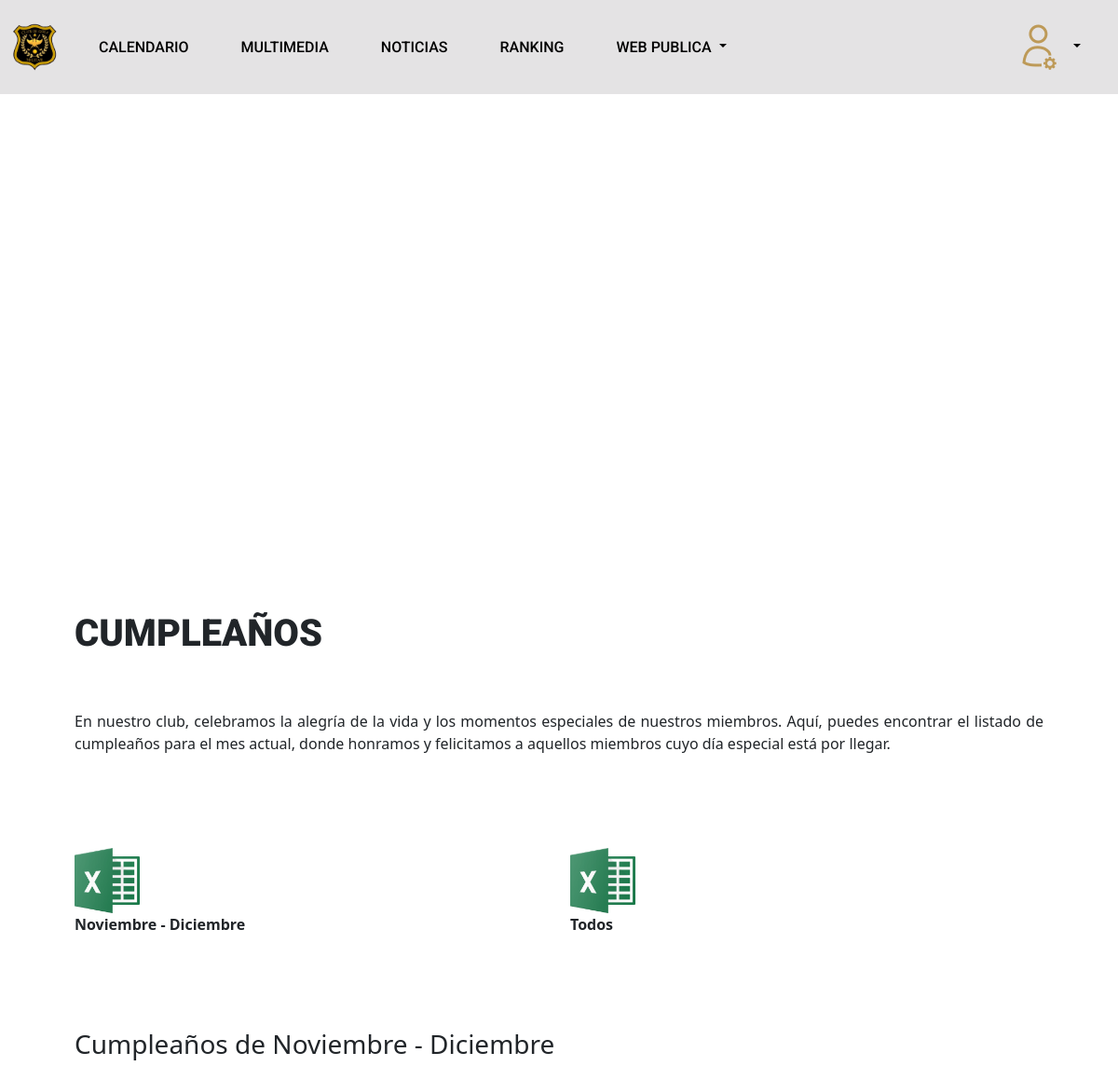
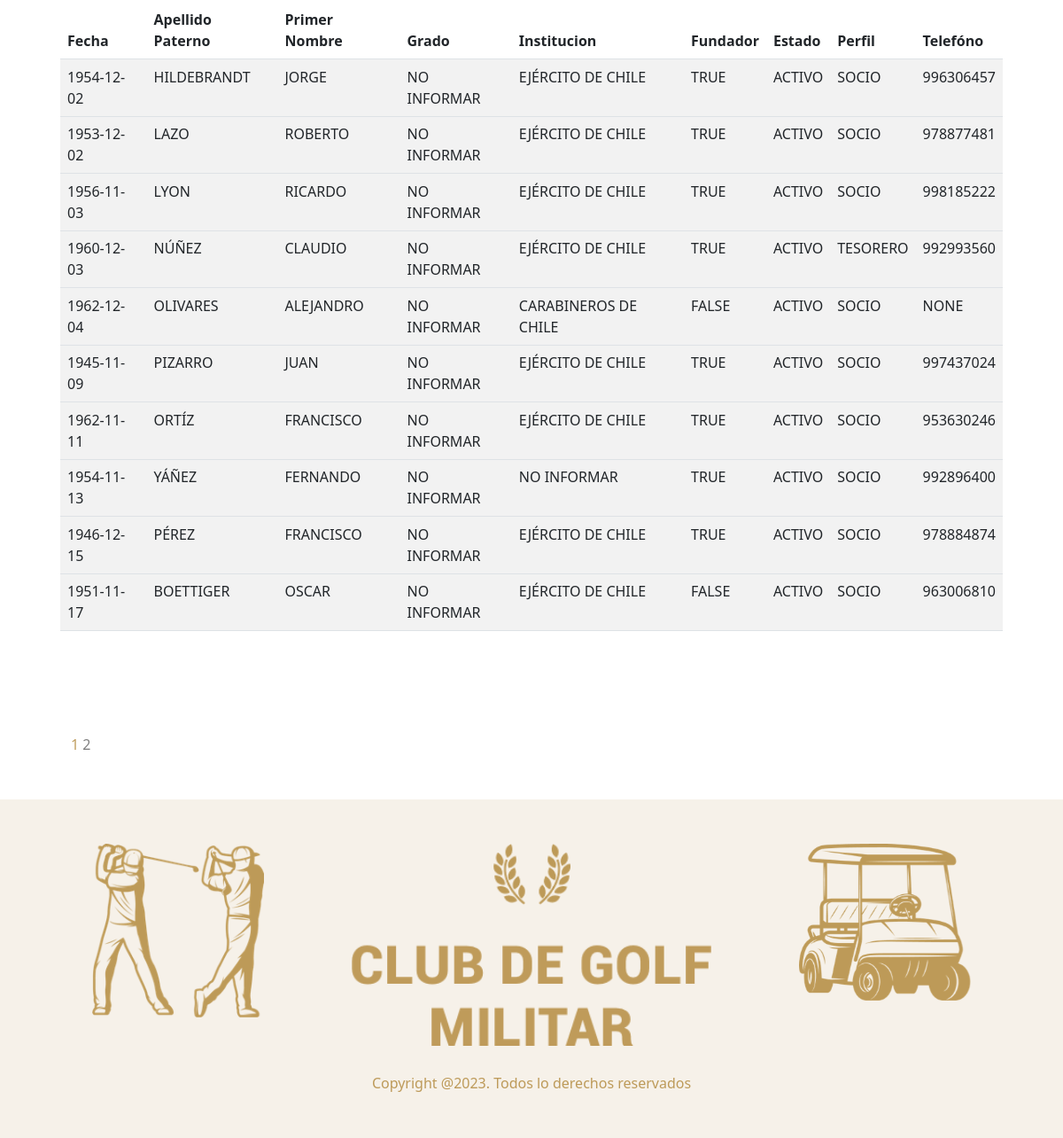
Screenshot of /cumpleanos (signed in) with the database file from the repository (2 pictures, top to bottom).
### socios/models.py (models this page shows, shortened)
class Paginas_Socio(models.Model):
    id = models.UUIDField(primary_key=True, default=uuid.uuid4, editable=False)
    tipo = models.CharField(max_length=20, choices= websSocio, default="B")
    img = models.ImageField(upload_to="Paginas_Socio/")
    titulo = models.CharField(max_length=200, blank=True, null=True)
    contenido = models.TextField(blank=True, null=True)
    file = models.FileField(upload_to="Paginas_Socio/files/", max_length=254, blank=True)
    tituloPestana = models.CharField(max_length=200, blank=True, null=True)
    class Meta:
        verbose_name = "Paginas_Socio"
        verbose_name_plural = "Paginas_Socios"
        ordering = ["titulo"]

### usuarios/models.py (models this page shows, shortened)
class Usuario(AbstractBaseUser):
    email                   = models.EmailField(verbose_name="email", max_length=255, unique=False, null=True)
    is_active               = models.BooleanField(default= True)  # para ingresar al login
    is_admin                = models.BooleanField(default= False) # para ingresar al admin
    rut                     = models.CharField(max_length=12,  unique=True, verbose_name="Rut")
    primer_nombre           = models.CharField(max_length=200, blank=True, null=False, verbose_name="Primer nombre")
    segundo_nombre          = models.CharField(max_length=200, blank=True, null=True, verbose_name="Segundo nombre")
    apellido_paterno        = models.CharField(max_length=200, blank=True, null=False, verbose_name="Apellido paterno")
    apellido_materno        = models.CharField(max_length=200, blank=True, null=False, verbose_name="Apellido materno")
    fecha_nacimiento        = models.DateField(blank=True, null=True, verbose_name="Fecha de nacimiento")
    telefono                = models.CharField(max_length=200,blank=True, null=True, verbose_name="Celular")
    sexo                    = models.CharField(max_length=1, choices=sexos, default="M", verbose_name="Genero")
    eCivil                  = models.CharField(max_length=30, choices=civil, default="NI", verbose_name="Estado Civil")
    perfil                  = models.CharField(max_length=20, choices=perfil, default="S") # ej. socio,invitado, capitan, tesorero...
    estado                  = models.CharField(max_length=20, choices=estado, default="A")  # en que estado se encuentra la cuenta ej. activa, inactiva, suspendida
    categoria               = models.CharField(max_length=20, choices=categoria, default="NI")  # en que estado se encuentra la cuenta ej. activa, inactiva, suspendida
    situacionEspecial       = models.BooleanField(default=False, verbose_name="Situación Especial")
    fundador                = models.BooleanField(default=False, verbose_name="Fundador")
    institucion             = models.CharField(max_length=20, choices=instituciones, default="NI",blank=True)  # en que estado se encuentra la cuenta ej. activa, inactiva, suspendida
    grado                   = models.CharField(max_length=5, choices=grados, default="NI", blank=True)  # en que estado se encuentra la cuenta ej. activa, inactiva, suspendida
    condicion               = models.CharField(max_length=20, choices=condicion, default="NI", blank=True)  # en que estado se encuentra la cuenta ej. activa, inactiva, suspendida
    profesion               = models.CharField(max_length=200, blank=True, null=True, verbose_name="Profesión")
    fecha_incorporacion     = models.DateField(blank=True, null=True, default=datetime.date.today, verbose_name="Fecha de incorporacion")
    direccion       = models.CharField(max_length=200, blank=True, null= True, verbose_name="Direccion")
    region          = models.CharField(max_length=50,choices= regiones, blank=True, default= ' ', verbose_name="Region")
    tiempoGracia    = models.IntegerField(default=30, verbose_name="Tiempo Gracia")
    objects = MyUserManager()
    USERNAME_FIELD = "rut"
    REQUIRED_FIELDS = ["email",'apellido_paterno','primer_nombre']

### capitan/views.py (the view)
# urls.py: path('cumpleanos', cumpleanos.as_view(), name= 'cumpleanos'),
class cumpleanos(CapitanMixin,TemplateView):
    template_name = "capitan/views/cumpleanos.html"
    def get_context_data(self, **kwargs):
        contexto = super().get_context_data(**kwargs)
        contexto["nameWeb"] = nameWeb
        dato = Paginas_Socio.objects.get(tipo ="Cump")
        contexto['value']  = dato
        contexto["title"] = dato.tituloPestana
        contexto['rol'] = self.request.user.perfil
        fecha_actual = datetime.now()
        month = fecha_actual.month
        next_month = fecha_actual.replace(month=month % 12 + 1, day=1)
        nombre_mes_actual = dict(MESES)[month]
        nombre_mes_proximo = dict(MESES)[next_month.month]
        contexto['mes'] = f"{nombre_mes_actual} - {nombre_mes_proximo}"
        listado = Usuario.objects.filter(
            fecha_nacimiento__month__in=[month, next_month.month]
        ).order_by('fecha_nacimiento__day')
        paginator = Paginator(listado, 10)
        page = self.request.GET.get('page')
        contexto['datos'] = paginator.get_page(page)
        return contexto

### socios/mixins.py (called while the page is built)
    def dispatch(self, request, *args, **kwargs):
        if request.user.perfil == "CAP" or request.user.perfil == "SUPER" :
            return super().dispatch(request, *args, **kwargs)
        else:
            return redirect('login')

### capitan/templates/capitan/views/cumpleanos.html (shortened to what this page needs)
{% extends "web/root/origin.html" %}
{% load static %}
{% static "" as baseUrl %}
{% block header %}
      {% include "socio/header/header_socios.html" %}
{% endblock %}
{% block body %}
 {% include "socio/banner/banner_general.html" %}
 {% include "web/front/front.html" %}
  <div class="container">
    <div class="row">
      <div class="col align-self-end">
        <div>
          <a class="navbar-brand"  href="{% url 'export_csv_cumpleanos_mes'%}"
            ><img src="{% static 'web/assets/logos/excel.png' %}"
          width="70px" /></a>
        </div>
        <div>
          <strong>{{mes}}</strong>
        </div>
      </div>
      <div class="col align-self-end">
        <div>
          <a class="navbar-brand"  href="{% url 'export_csv_cumpleanos'%}"
            ><img src="{% static 'web/assets/logos/excel.png' %}"
          width="70px" /></a>
        </div>
        <div>
          <strong>Todos</strong>
        </div>
      </div>
    </div>
  </div>
  {%if datos%}
  <div class="container marketing" id="links">
      <div class="row table-responsive" >
        <h3>Cumpleaños de {{mes}} </h3>
          <table class="table table-striped ">
            <thead>
              <tr>
                <th scope="col">Fecha</th>
                <th scope="col">Apellido Paterno</th>
                <th scope="col">Primer Nombre</th>
                <th scope="col">Grado</th>
                <th scope="col">Institucion</th>
                <th scope="col">Fundador</th>
                <th scope="col">Estado</th>
                <th scope="col">Perfil</th>
                <th scope="col">Telefóno</th>
              </tr>
            </thead>
            <tbody>
            {% for t in datos %}
              <tr>
                <td>{{ t.fecha_nacimiento | upper  }}</td>
                <td>{{ t.apellido_paterno  | upper   }}</td>
                <td>{{ t.primer_nombre | upper  }}</td>
                <td>{{ t.get_grado_display | upper  }}</td>
                <td>{{ t.get_institucion_display | upper  }}</td>
                <td>{{ t.fundador | upper  }}</td>
                <td>{{ t.get_estado_display| upper  }}</td>
                <td>{{ t.get_perfil_display | upper  }}</td>
                <td>{{ t.telefono | upper  }}</td>
              <tr>
             {% endfor%}
            </tbody>
          </table>
       </div>
      </div>
  {%else%}
  <div class="container marketing" id="links">
    <h3>No hay cumpleaños este mes</h3>
  </div>
  {%endif%}
  <div class="container marketing">
    <div class="row">
      <div class="col align-self-end">
        {% if datos %}
        <nav class="navigation pagination" role="navigation">
              <div class="nav-links">
                <span class="page-numbers current">
                    {{ datos.number }}
                </span>
               {% if datos.has_next %}
                <a class="next page-numbers" href="?page={{ datos.next_page_number }}{% if request.GET.buscar %}&buscar={{ request.GET.buscar}}{% endif %}">
                    {{ datos.next_page_number }}
                </a>
                {% endif %}
            </div>
        </nav>
        {% endif %}
      </div>
    </div>
  </div>
{% endblock %}

### web/templates/web/front/front.html (shortened to what this page needs)
{% load static %} {% static "" as baseUrl %}
<div class="container marketing" id="links">
    <div class="row">
      <div class="col-lg-12 context">
        <h1> {{ value.titulo  | upper }}</h1>
        <p>{{ value.contenido|safe }}</p>
      </div>
    </div>
</div>

### web/static/web/css/style.css (style rules this page uses)
span { color: #BF9D5E; text-decoration: none !important; }
a.next.page-numbers, a.prev.page-numbers, a.page-numbers.disable { color: gray; text-decoration: none !important; }
a { text-decoration: none !important; }
.context p , h1 { text-align: justify; padding-left:0px !important; }

### web/static/web/css/carousel.css (style rules this page uses)
body { padding-top: 0px; color: rgb(var(--bs-tertiary-color-rgb)); background-color: #ffffff; }

### web/static/web/css/sticky-footer-navbar.css (style rules this page uses)
.container ,.containerFooter { padding: 50px; }

### web/static/web/css/links.css (style rules this page uses)
.marketing h1 { padding:30px; padding-bottom: 50px; font-family: 'Roboto'; font-weight: 900; font-style: normal; }
.context h1 , p { text-align: justify }

### web/static/web/css/cuota.css (style rules this page uses)
p { margin: 0px; }

### rows the page displays
Paginas_Socio: titulo "CUMPLEAÑOS", contenido "En nuestro club, celebramos la alegría de la vida y los momentos especiales de nuestros miembros. Aquí, puedes encontrar el listado de cumpleaños para el mes actual, donde honramos y felicitamos a aquellos miembros cuyo día especial está por llegar."
Usuario: fecha_nacimiento "1954-12-02", apellido_paterno "HILDEBRANDT", primer_nombre "JORGE", grado "NO INFORMAR", institucion "EJÉRCITO DE CHILE", fundador "TRUE", estado "ACTIVO", perfil "SOCIO", telefono "996306457"
Usuario: fecha_nacimiento "1953-12-02", apellido_paterno "LAZO", primer_nombre "ROBERTO", grado "NO INFORMAR", institucion "EJÉRCITO DE CHILE", fundador "TRUE", estado "ACTIVO", perfil "SOCIO", telefono "978877481"
Usuario: fecha_nacimiento "1956-11-03", apellido_paterno "LYON", primer_nombre "RICARDO", grado "NO INFORMAR", institucion "EJÉRCITO DE CHILE", fundador "TRUE", estado "ACTIVO", perfil "SOCIO", telefono "998185222"
Usuario: fecha_nacimiento "1960-12-03", apellido_paterno "NÚÑEZ", primer_nombre "CLAUDIO", grado "NO INFORMAR", institucion "EJÉRCITO DE CHILE", fundador "TRUE", estado "ACTIVO", perfil "TESORERO", telefono "992993560"
Usuario: fecha_nacimiento "1962-12-04", apellido_paterno "OLIVARES", primer_nombre "ALEJANDRO", grado "NO INFORMAR", institucion "CARABINEROS DE CHILE", fundador "FALSE", estado "ACTIVO", perfil "SOCIO", telefono "NONE"
Usuario: fecha_nacimiento "1945-11-09", apellido_paterno "PIZARRO", primer_nombre "JUAN", grado "NO INFORMAR", institucion "EJÉRCITO DE CHILE", fundador "TRUE", estado "ACTIVO", perfil "SOCIO", telefono "997437024"
Usuario: fecha_nacimiento "1962-11-11", apellido_paterno "ORTÍZ", primer_nombre "FRANCISCO", grado "NO INFORMAR", institucion "EJÉRCITO DE CHILE", fundador "TRUE", estado "ACTIVO", perfil "SOCIO", telefono "953630246"
Usuario: fecha_nacimiento "1954-11-13", apellido_paterno "YÁÑEZ", primer_nombre "FERNANDO", grado "NO INFORMAR", institucion "NO INFORMAR", fundador "TRUE", estado "ACTIVO", perfil "SOCIO", telefono "992896400"
Usuario: fecha_nacimiento "1946-12-15", apellido_paterno "PÉREZ", primer_nombre "FRANCISCO", grado "NO INFORMAR", institucion "EJÉRCITO DE CHILE", fundador "TRUE", estado "ACTIVO", perfil "SOCIO", telefono "978884874"
Usuario: fecha_nacimiento "1951-11-17", apellido_paterno "BOETTIGER", primer_nombre "OSCAR", grado "NO INFORMAR", institucion "EJÉRCITO DE CHILE", fundador "FALSE", estado "ACTIVO", perfil "SOCIO", telefono "963006810"

### other values shown
{{ mes }} "Noviembre - Diciembre"
{{ datos.number }} "1"
{{ datos.next_page_number }} "2"
